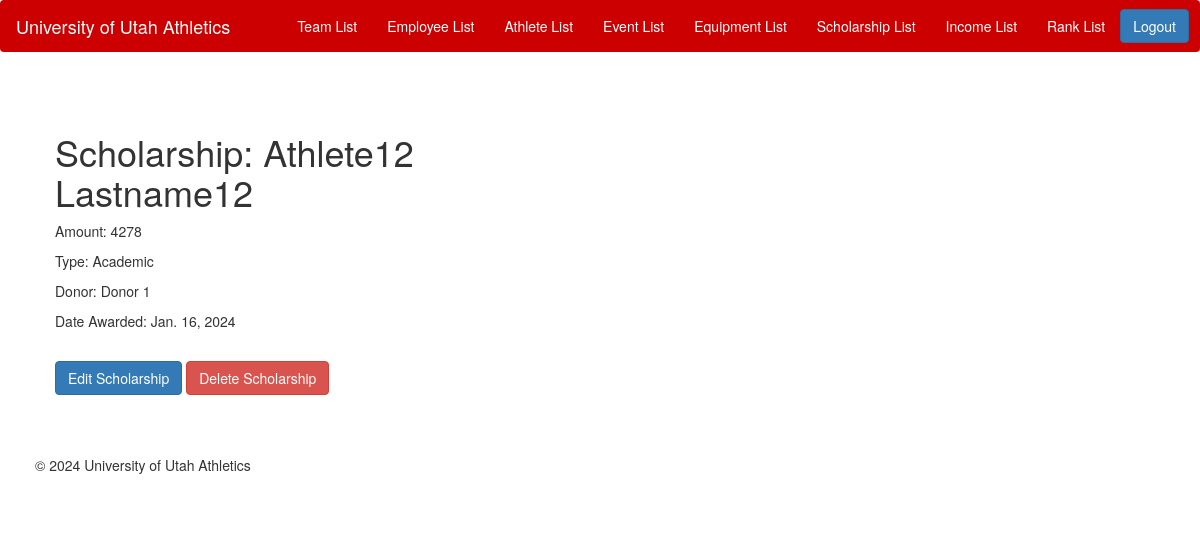
Page /athletics/scholarship/details/2/ on the committed database.
### athletics/models.py (models this page shows)
class Scholarship(models.Model):
    scholarship_type_choices = [
        ('AC', 'Academic'),
        ('GR', 'Grant'),
        ('ATH', 'Athletic'),
        ('ME', 'Merit'),
        ('FI', 'Financial Need'),
        ('OT', 'Other'),
    ]
    scholarship_id=models.AutoField(primary_key=True)
    athlete = models.ForeignKey(Athlete, on_delete=models.CASCADE, default=1)
    amount=models.IntegerField()
    date_awarded=models.DateField()
    donor=models.CharField(max_length=255)
    type = models.CharField(max_length=15, choices=scholarship_type_choices)

class Athlete(models.Model):
    ACADEMIC_LEVEL_CHOICES = [
        ('FR', 'Freshman'),
        ('SO', 'Sophomore'),
        ('JR', 'Junior'),
        ('SR', 'Senior'),
        ('OT', 'Other'),
    ]
    first_name = models.CharField(max_length=255)
    last_name = models.CharField(max_length=255)
    position = models.CharField(max_length=255)
    academic_level = models.CharField(max_length=2, choices=ACADEMIC_LEVEL_CHOICES)
    contact = models.CharField(max_length=255)
    teams = models.ManyToManyField('Team', related_name='athletes')
    def __str__(self):
        return f"{self.first_name} {self.last_name}"

### athletics/views.py (the view)
# urls.py: path('scholarship/details/<int:pk>/', views.ScholarshipDetails.as_view(), name='scholarship-details'),
class ScholarshipDetails(DetailView):
    model = Scholarship
    template_name = 'scholarship_details.html'

### athletics/templates/scholarship_details.html (shortened to what this page needs)
{% extends 'base.html' %}
{% block content %}
<div class="container">
    <div class="row">
        <div class="col-md-6 offset-md-3">
            <h1 class="mt-4">Scholarship: {{ object.athlete }}</h1>
            <p>Amount: {{ object.amount }}</p>
            <p>Type: {{ object.get_type_display }}</p>
            <p>Donor: {{ object.donor }}</p>
            <p>Date Awarded: {{ object.date_awarded }}</p>
            <br>
            <a href="/athletics/scholarship/edit/{{ object.pk }}/" class="btn btn-primary">Edit Scholarship</a>
            <a href="/athletics/scholarship/delete/{{ object.pk }}/" class="btn btn-danger">Delete Scholarship</a>
        </div>
    </div>
</div>
{% endblock %}

### athletics/static/css/styles.css (style rules this page uses)
body { background-color: #FFFFFF; }
.container { padding: 20px; }

### rows in the picture
Scholarship: athlete "Athlete12 Lastname12", amount "4278", type "Academic", donor "Donor 1", date_awarded "Jan. 16, 2024"
